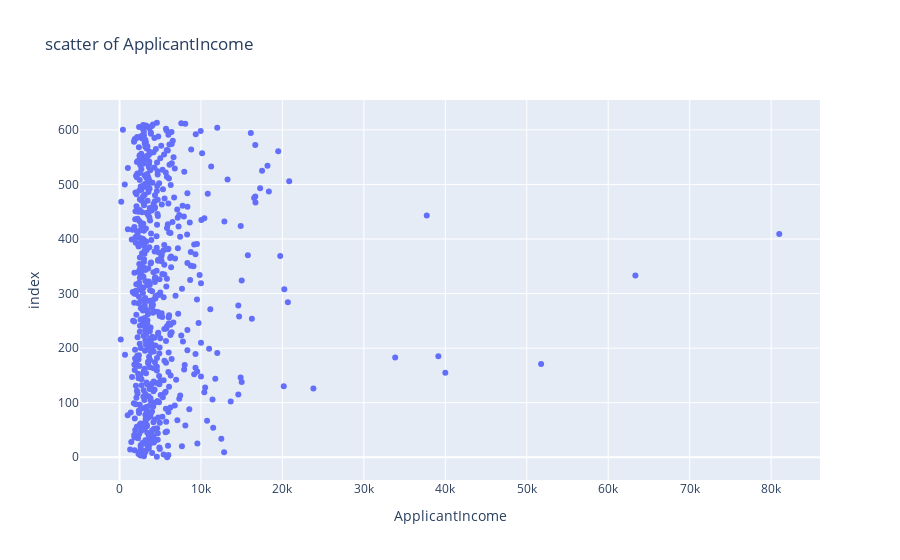

The notebook cell this image was saved under:
### Code cell
sc = px.scatter(df , x="ApplicantIncome" , title="scatter of ApplicantIncome")
sc.show()

### Figure 1 — Plotly figure (JSON) as saved in the notebook; plotly's stock layout.template omitted (floating-point values rounded to 4 significant figures; data arrays with more than 128 entries replaced by an {"elided": "..."} marker saying what was removed)
{"data": [{"hovertemplate": "ApplicantIncome=%{x}<br>index=%{y}<extra></extra>", "legendgroup": "", "marker": {"color": "#636efa", "symbol": "circle"}, "mode": "markers", "name": "", "orientation": "h", "showlegend": false, "type": "scatter", "x": {"elided": "614 int values"}, "xaxis": "x", "y": {"elided": "614 int values"}, "yaxis": "y"}], "layout": {"legend": {"tracegroupgap": 0}, "title": {"text": "scatter of ApplicantIncome"}, "xaxis": {"anchor": "y", "domain": [0, 1], "title": {"text": "ApplicantIncome"}}, "yaxis": {"anchor": "x", "domain": [0, 1], "title": {"text": "index"}}}}
